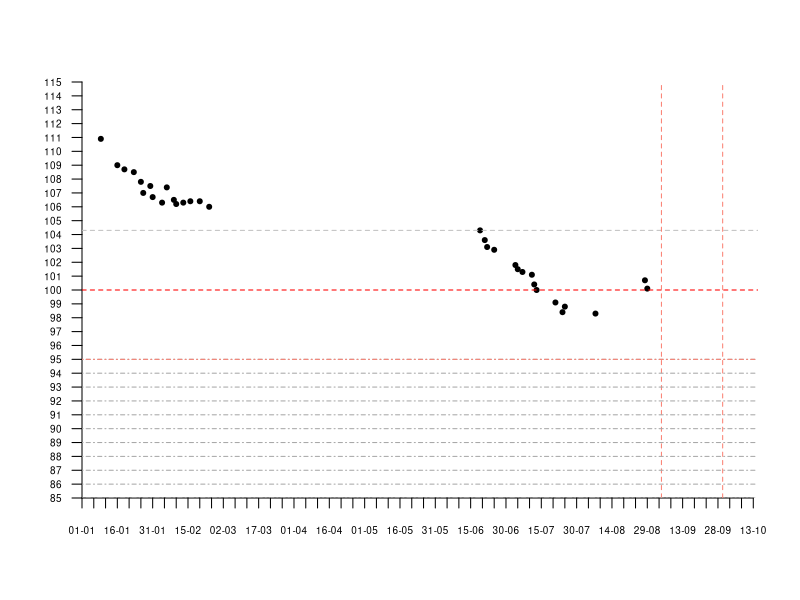

Source code (R):
dates <- as.Date(c("2017-01-09",
                   "2017-01-16",
                   "2017-01-19",
                   "2017-01-23",
                   "2017-01-26",
                   "2017-01-27",
                   "2017-01-30",
                   "2017-01-31",
                   "2017-02-04",
                   "2017-02-06",
                   "2017-02-09",
                   "2017-02-10",
                   "2017-02-13",
                   "2017-02-16",
                   "2017-02-20",
                   "2017-02-24"))

vals <- c(110.9,
          109.0,
          108.7,
          108.5,
          107.8,
          107.0,
          107.5,
          106.7,
          106.3,
          107.4,
          106.5,
          106.2,
          106.3,
          106.4,
          106.4,
          106.0)

plot(dates,
     vals,
     col="black",
     pch=20,
     #type="n",
     xaxt="n",
     yaxt="n",
     xaxs="i",
     yaxs="i",
     xlab="",
     ylab="",
     bty="n",
     ylim=c(85,115),
     xlim=as.Date(c("2017-01-01",
                    "2017-10-15")))

dates2 <- as.Date(c("2017-06-19",
                    "2017-06-21",
                    "2017-06-22",
                    "2017-06-25",
                    "2017-07-04",
                    "2017-07-05",
                    "2017-07-07",
                    #"2017-07-10",
                    "2017-07-11",
                    "2017-07-12",
                    "2017-07-13",
                    "2017-07-21",
                    "2017-07-24",
                    "2017-07-25",
                    "2017-08-07",
                    "2017-08-28",
                    "2017-08-29"))
vals2 <- c(104.3,
           103.6,
           103.1,
           102.9,
           101.8,
           101.5,
           101.3,
           #101.6,
           101.1,
           100.4,
           100.0,
           99.1,
           98.4,
           98.8,
           98.3,
           100.7,
           100.1)
points(dates2,
       vals2,
       pch=20)

xdts <- seq(as.Date(c("2017-01-01")),
        as.Date(c("2017-10-15")),
        by=5)
xlbls <- format(xdts,
                format="%d-%m")
axis(1, 
     at=xdts,
     labels=xlbls,
     las=1,
     cex.axis=0.6)

axis(2, 
     at=seq(85,
            115,
            by=1),
     las=0.5,
     cex.axis=0.6,
     las=2,
     col.axis="black")

abline(h=100,
       col="red",
       lty=2)

#abline(lm(vals2 ~ dates2),
#       col="salmon",
#       lty=3)


abline(h=104.3,
       col="grey",
       lty=2)

abline(v=as.Date(c("2017-09-04")),
       col="salmon",
       lty=2)

abline(v=as.Date(c("2017-09-30")),
       col="salmon",
       lty=2)

abline(h=seq(85,95,by=1),
       col="darkgrey",
       lty=4)

abline(h=95,
       col="salmon",
       lty=4)

